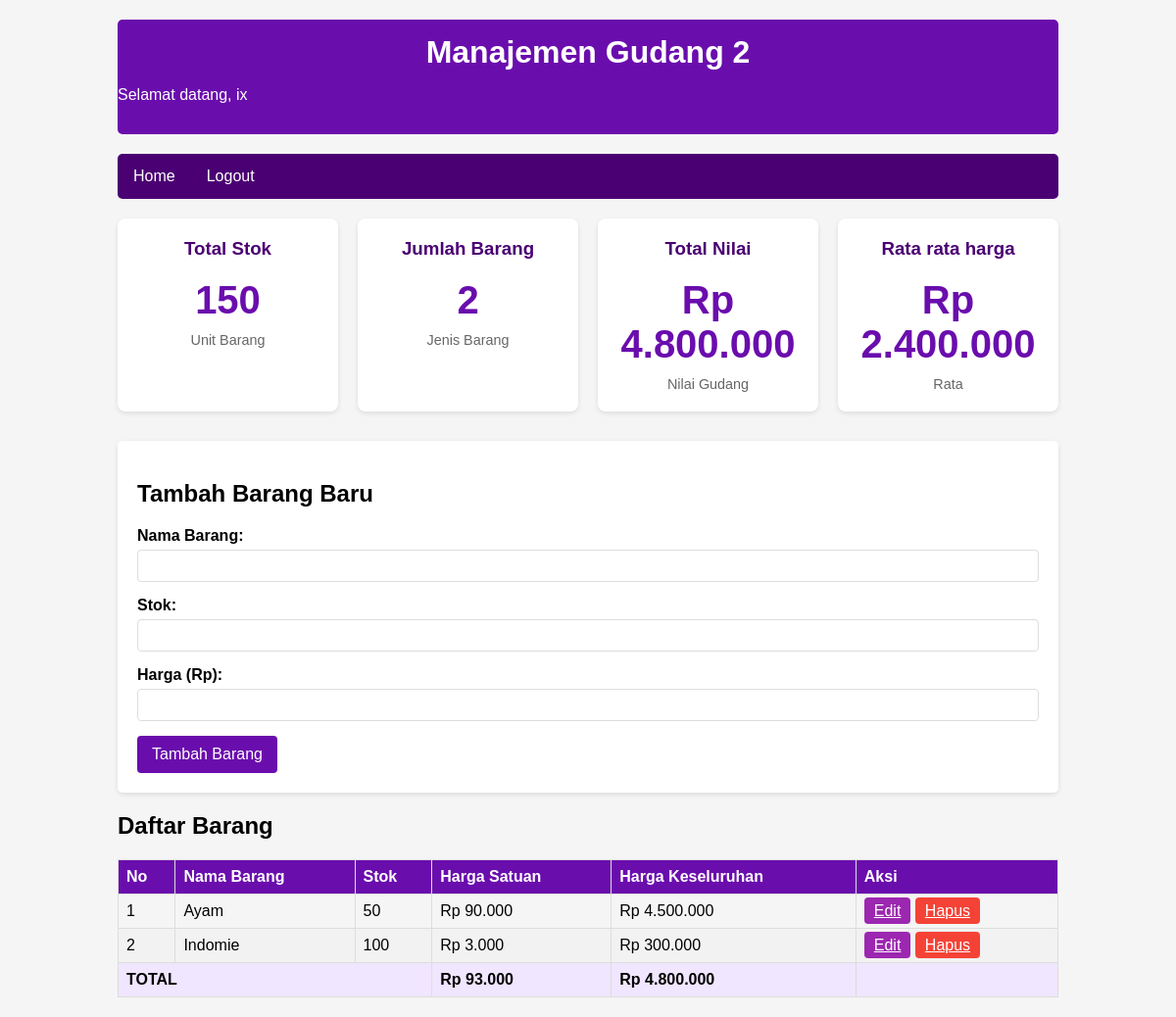
/index2.php (signed in), run on an earlier commit of the app's database.
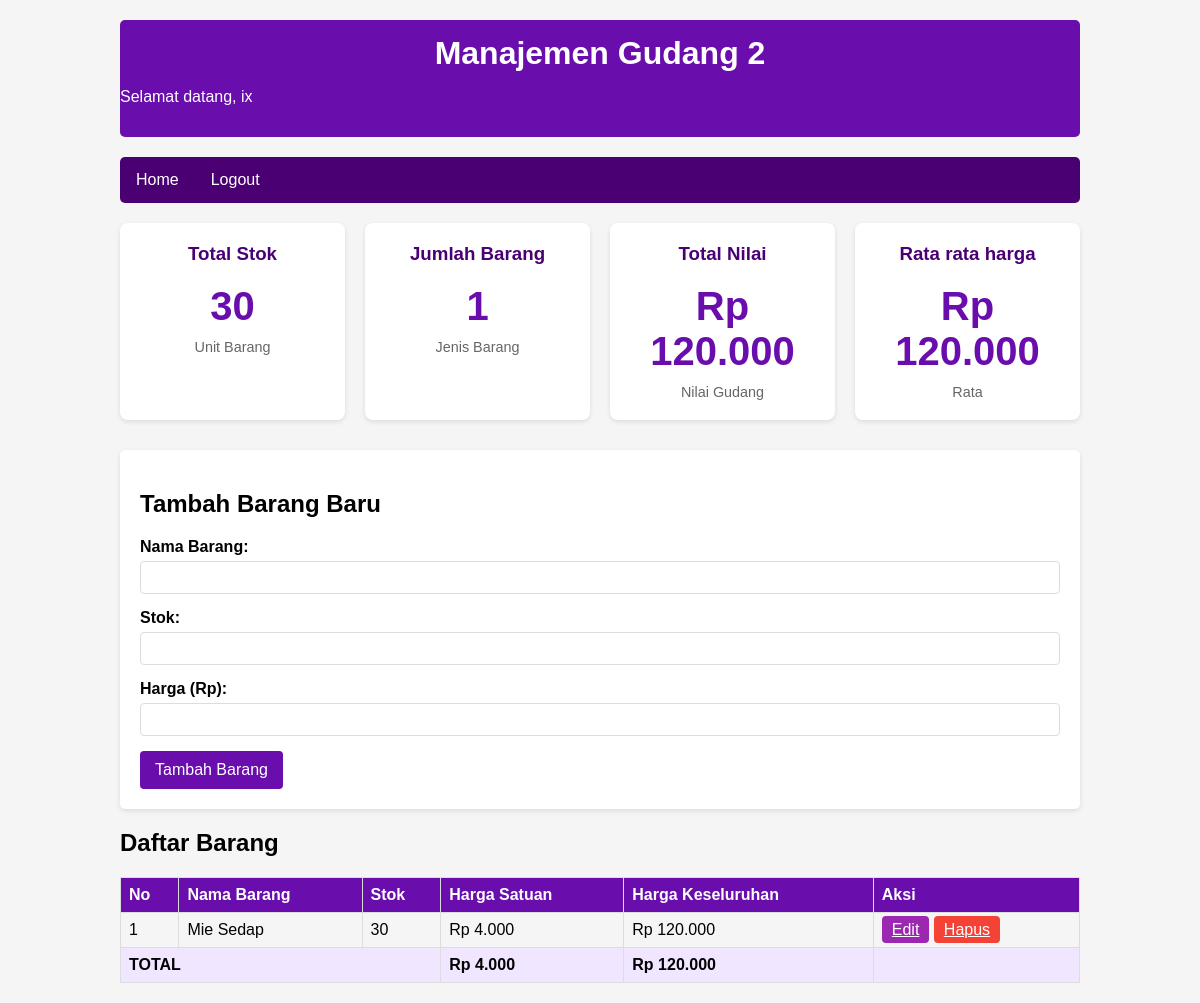
And on a later commit of the database.
### tables this page shows
CREATE TABLE `items` (
  `id` int(11) NOT NULL,
  `gudang_id` varchar(7) DEFAULT NULL,
  `nama_barang` varchar(100) NOT NULL,
  `stok_barang` int(11) NOT NULL,
  `harga` decimal(10,2) NOT NULL
);

### index2.php (the view, shortened to what this page needs)
<?php
include 'config.php';
$stats_stmt = $pdo->prepare("SELECT
    SUM(stok_barang) as total_stock,
    COUNT(id) as item_count,
    SUM(stok_barang * harga) as total_value,
    ROUND(AVG(calculate_item_total(stok_barang, harga)),2) as avg_harga
    FROM items
    WHERE gudang_id = ?");
$stats_stmt->execute([$_SESSION['gudang_id']]);
$stats = $stats_stmt->fetch();
$stmt = $pdo->prepare("CALL SelectAllItems (?)");
$stmt->execute([$_SESSION['gudang_id']]);
$items = $stmt->fetchAll();
function format_rupiah($value) {
    return 'Rp ' . number_format($value, 0, ',', '.');
}
?>
<!DOCTYPE html>
<html lang="en">
<head>
    <link rel="stylesheet" href="style.css">
</head>
<body>
    <div class="container">
        <div class="header">
            <h1>Manajemen Gudang <?php echo $_SESSION['gudang_id']; ?></h1>
            <p>Selamat datang, <?php echo htmlspecialchars($_SESSION['username']); ?></p>
        </div>
        <div class="navbar">
            <a href="index.php">Home</a>
            <a href="logout.php" class="logout-btn">Logout</a>
        </div>
        <div class="dashboard">
            <div class="card">
                <h3>Total Stok</h3>
                <div class="value"><?php echo $stats['total_stock'] ?? 0; ?></div>
                <div class="label">Unit Barang</div>
            </div>
            <div class="card">
                <h3>Jumlah Barang</h3>
                <div class="value"><?php echo $stats['item_count'] ?? 0; ?></div>
                <div class="label">Jenis Barang</div>
            </div>
            <div class="card">
                <h3>Total Nilai</h3>
                <div class="value"><?php echo format_rupiah($stats['total_value'] ?? 0); ?></div>
                <div class="label">Nilai Gudang</div>
            </div>
            <div class="card">
                <h3>Rata rata harga</h3>
                <div class="value"><?php echo format_rupiah($stats['avg_harga'] ?? 0); ?></div>
                <div class="label">Rata</div>
            </div>
        </div>
        <div class="item-form">
            <h2>Tambah Barang Baru</h2>
            <form method="POST">
                <div class="form-group">
                    <label for="nama_barang">Nama Barang:</label>
                    <input type="text" id="nama_barang" name="nama_barang" required>
                </div>
                <div class="form-group">
                    <label for="stok_barang">Stok:</label>
                    <input type="number" id="stok_barang" name="stok_barang" min="0" required>
                </div>
                <div class="form-group">
                    <label for="harga">Harga (Rp):</label>
                    <input type="number" id="harga" name="harga" min="0" step="100" required>
                </div>
                <button type="submit" name="tambah_barang" class="btn">Tambah Barang</button>
            </form>
        </div>
        <div class="items-list">
            <h2>Daftar Barang</h2>
            <?php if (count($items) > 0): ?>
                <table class="table">
                    <thead>
                        <tr>
                            <th>No</th>
                            <th>Nama Barang</th>
                            <th>Stok</th>
                            <th>Harga Satuan</th>
                            <th>Harga Keseluruhan</th>
                            <th>Aksi</th>
                        </tr>
                    </thead>
                    <tbody>
                        <?php foreach ($items as $index => $item): ?>
                        <tr>
                            <td><?php echo $index + 1; ?></td>
                            <td><?php echo htmlspecialchars($item['nama_barang']); ?></td>
                            <td><?php echo $item['stok_barang']; ?></td>
                            <td><?php echo format_rupiah($item['harga']); ?></td>
                            <td><?php echo format_rupiah($item['total_harga']); ?></td>
                            <td>
                                <a href="edit_item.php?id=<?php echo $item['id']; ?>" class="btn" style="background-color: var(--primary-light); padding: 5px 10px;">Edit</a>
                                <a href="delete_item.php?id=<?php echo $item['id']; ?>" class="btn" style="background-color: #f44336; padding: 5px 10px;" onclick="return confirm('Yakin ingin menghapus barang ini?')">Hapus</a>
                            </td>
                        </tr>
                        <?php endforeach; ?>
                        <tr class="total-row">
                            <td colspan="3">TOTAL</td>
                            <td><?php echo format_rupiah(array_sum(array_column($items, 'harga'))); ?></td>
                            <td><?php echo format_rupiah($stats['total_value'] ?? 0); ?></td>
                            <td></td>
                        </tr>
                    </tbody>
                </table>
            <?php else: ?>
                <p>Belum ada barang di gudang ini.</p>
            <?php endif; ?>
        </div>
    </div>
</body>
</html>

### style.css (style rules this page uses)
:root { --primary-color: #6a0dad; --primary-light: #9c27b0; --primary-dark: #4a0072; --text-on-primary: #ffffff; --background: #f5f5f5; }
body { font-family: Arial, sans-serif; background-color: var(--background); margin: 0; padding: 0; }
.container { width: 80%; margin: 0 auto; padding: 20px; }
.header { background-color: var(--primary-color); color: var(--text-on-primary); padding: 15px 0; margin-bottom: 20px; border-radius: 5px; }
.header h1 { margin: 0; text-align: center; }
.login-form, .item-form { background-color: white; padding: 20px; border-radius: 5px; box-shadow: 0 2px 5px rgba(0,0,0,0.1); margin-bottom: 20px; }
.form-group { margin-bottom: 15px; }
.form-group label { display: block; margin-bottom: 5px; font-weight: bold; }
.form-group input { width: 100%; padding: 8px; border: 1px solid #ddd; border-radius: 4px; box-sizing: border-box; }
.btn { background-color: var(--primary-color); color: var(--text-on-primary); border: none; padding: 10px 15px; border-radius: 4px; cursor: pointer; font-size: 16px; }
.table { width: 100%; border-collapse: collapse; margin-top: 20px; }
.table th, .table td { border: 1px solid #ddd; padding: 8px; text-align: left; }
.table th { background-color: var(--primary-color); color: var(--text-on-primary); }
.table tr:nth-child(even) { background-color: #f2f2f2; }
.navbar { background-color: var(--primary-dark); overflow: hidden; margin-bottom: 20px; border-radius: 5px; }
.navbar a { float: left; display: block; color: var(--text-on-primary); text-align: center; padding: 14px 16px; text-decoration: none; }
.logout-btn { float: right; }

### index2.php (style rules this page uses)
.dashboard { display: flex; gap: 20px; margin-bottom: 30px; }
.card { flex: 1; background-color: white; border-radius: 8px; padding: 20px; box-shadow: 0 2px 5px rgba(0,0,0,0.1); text-align: center; }
.card h3 { margin-top: 0; color: var(--primary-dark); }
.card .value { font-size: 2.5rem; font-weight: bold; color: var(--primary-color); margin: 10px 0; }
.card .label { color: #666; font-size: 0.9rem; }
.total-row { font-weight: bold; background-color: #f0e6ff !important; }

What changed in the data, as far as the page shows it:
removed items: nama_barang "Ayam", stok_barang "50", harga "Rp 90.000", total_harga "Rp 4.500.000"
changed items: nama_barang "Indomie" → "Mie Sedap"; stok_barang "100" → "30"; harga "Rp 3.000" → "Rp 4.000"; total_harga "Rp 300.000" → "Rp 120.000"
Also different on the page:
$stats['total_stock']: "150" → "30"
$stats['item_count']: "2" → "1"
format_rupiah($stats['total_value'] ?? 0): "Rp 4.800.000" → "Rp 120.000"
format_rupiah($stats['avg_harga'] ?? 0): "Rp 2.400.000" → "Rp 120.000"
format_rupiah(array_sum(array_column($items, 'harga'))): "Rp 93.000" → "Rp 4.000"
